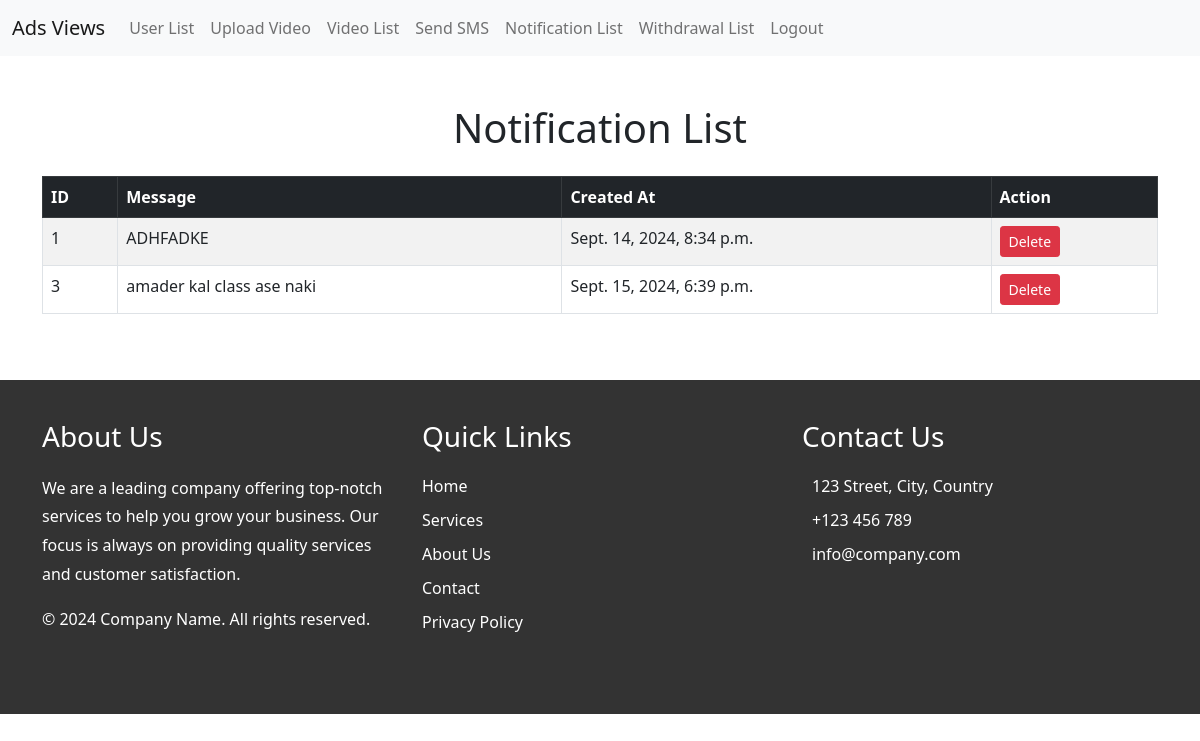
Before: /send_notification_list/ (signed in) with the older database file.
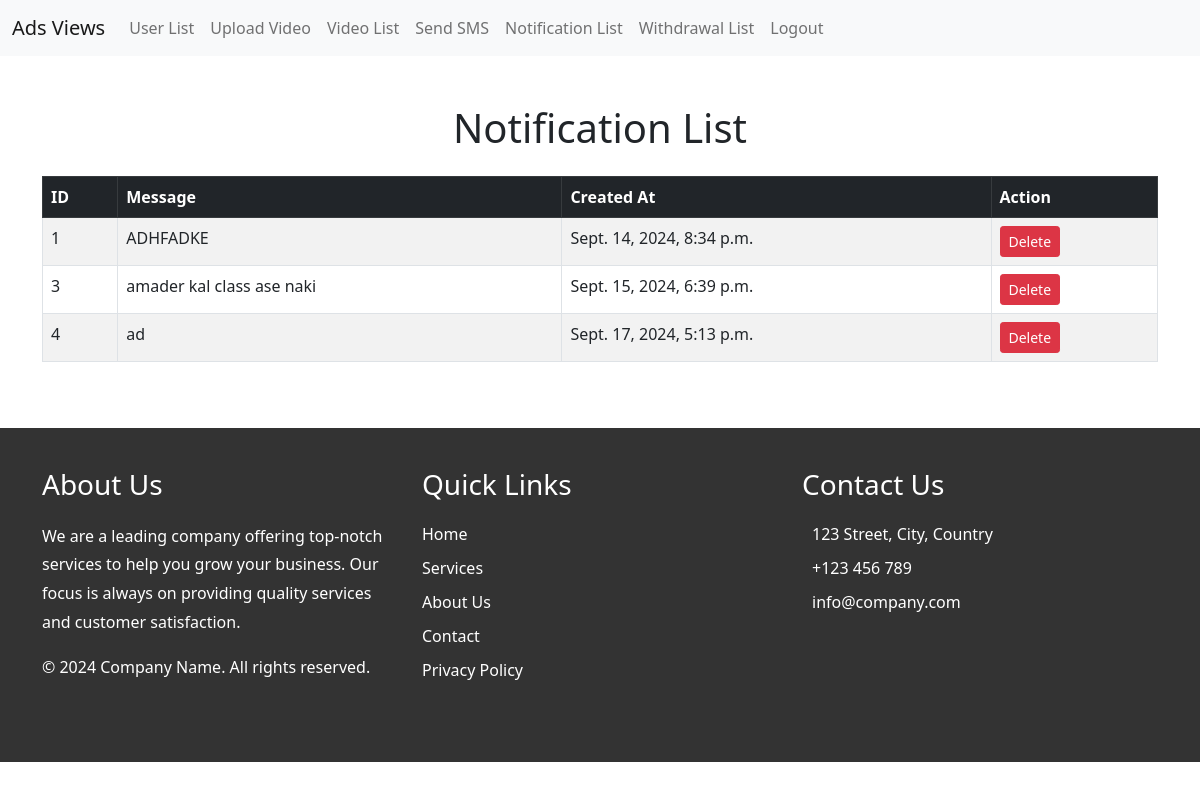
After: the same page with the newer database file.
### ads_app/models.py (models this page shows, shortened)
class Notification(models.Model):
    message = models.TextField()
    created_at = models.DateTimeField(auto_now_add=True)

### ads_app/views.py (the view)
@user_passes_test(is_superuser)
def admin_send_notification_list(request):
    notifications = Notification.objects.all()
    if request.method == "POST":
        notification_id = request.POST.get("notification_id")
        notification = Notification.objects.get(id=notification_id)
        notification.delete()
        return redirect("admin_send_notification_list")
    return render(
        request,
        "admin/admin_send_notification_list.html",
        {"notifications": notifications},
    )

### ads_app/views.py (called while the page is built)
def is_superuser(user):
    return user.is_superuser

### ads_app/templates/admin/admin_send_notification_list.html (shortened to what this page needs)
{% extends "base.html" %}
{% block content %}
<div class="container mt-5">
    <h1 class="text-center mb-4">Notification List</h1>
    <div class="table-responsive">
        <table class="table table-bordered table-striped">
            <thead class="table-dark">
                <tr>
                    <th>ID</th>
                    <th>Message</th>
                    <th>Created At</th>
                    <th>Action</th>
                </tr>
            </thead>
            <tbody>
                {% for notification in notifications %}
                <tr>
                    <td>{{ notification.id }}</td>
                    <td>{{ notification.message }}</td>
                    <td>{{ notification.created_at }}</td>
                    <td>
                        <form method="POST" action="">
                            <button type="submit" class="btn btn-danger btn-sm" onclick="return confirm('Are you sure you want to delete this notification?');">Delete</button>
                        </form>
                    </td>
                </tr>
                {% endfor %}
            </tbody>
        </table>
    </div>
</div>
{% endblock content %}

Changed rows visible on the page:
added Notification: id "4", message "ad", created_at "Sept. 17, 2024, 5:13 p.m."
